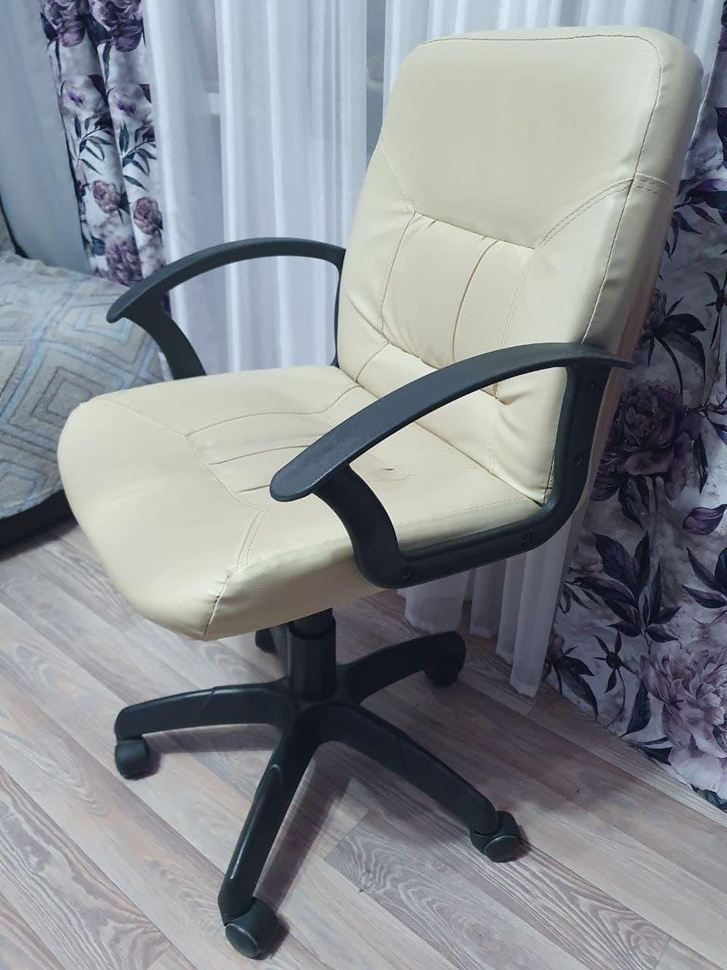
#> input picture photo/photo_819898117.jpg, 727 x 970 px, shrunk from 960 x 1280 before the run
$ python -i photo_with_mask.py   (imports and definitions only)
#> lines starting #> are read from the running program, lines starting #| are printed output that depends on the picture; after the words box and inside, x2 and y2 are one past the last pixel; in counts of white or black regions, pixels touching at a corner belong together
import cv2
import numpy as np
from PIL import Image


def get_color(photo):
    im = np.array(photo)
    WHITE_COLOR = np.array([255, 255, 255])
    dct_of_colors = dict()
    dct_for_count_colors = dict()
    with open('color_borders.txt') as file:
#> (reads color_borders.txt from the repository)
        reader = file.read().splitlines()

    for i in reader:
        color, hsv = i.split('-')
        hsv_min_max = hsv.split(':')
        h1 = hsv_min_max[0].split(',')[0]
        s1 = hsv_min_max[0].split(',')[1]
        v1 = hsv_min_max[0].split(',')[2]
        h2 = hsv_min_max[1].split(',')[0]
        s2 = hsv_min_max[1].split(',')[1]
        v2 = hsv_min_max[1].split(',')[2]
        dct_of_colors[color] = {'hsv_min': list(map(int, [h1, s1, v1])), 'hsv_max': list(map(int, [h2, s2, v2]))}
        dct_for_count_colors[color] = 0

    for key, value in dct_of_colors.items():
        lower_range = np.array(dct_of_colors[key]['hsv_min'])
        upper_range = np.array(dct_of_colors[key]['hsv_max'])
        hsv_img = cv2.cvtColor(im, cv2.COLOR_RGB2HSV)
        mask = cv2.inRange(hsv_img, lower_range, upper_range)
        for pixels in mask:
            for pix in pixels:
                if all(pix == WHITE_COLOR):
                    dct_for_count_colors[key] += 1
#> this loop made 12 passes
#> pass 3, in get_color, `mask = cv2.inRange(hsv_img, lower_range, upper_range)`:
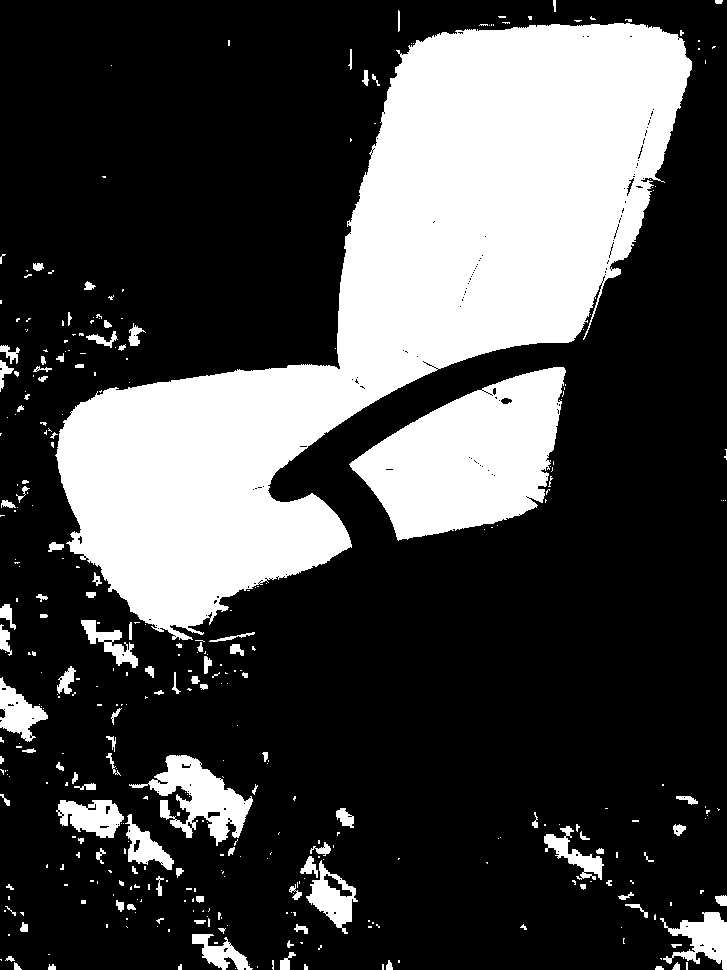
#> mask: shape (970, 727); 27.7% white; 382 white regions (267 under 20 px), largest, box (x1, y1, x2, y2) and area: (55, 23, 692, 640) 149557, (349, 367, 566, 541) 22696, (129, 755, 253, 846) 4472
#> after the loop, dct_for_count_colors = 12 items
    return max(dct_for_count_colors.keys(), key=lambda x: dct_for_count_colors[x])

>>> import cv2
>>> picture = cv2.cvtColor(cv2.imread('photo/photo_819898117.jpg'), cv2.COLOR_BGR2RGB)
>>> result = get_color(picture)
#> result = 'white'
